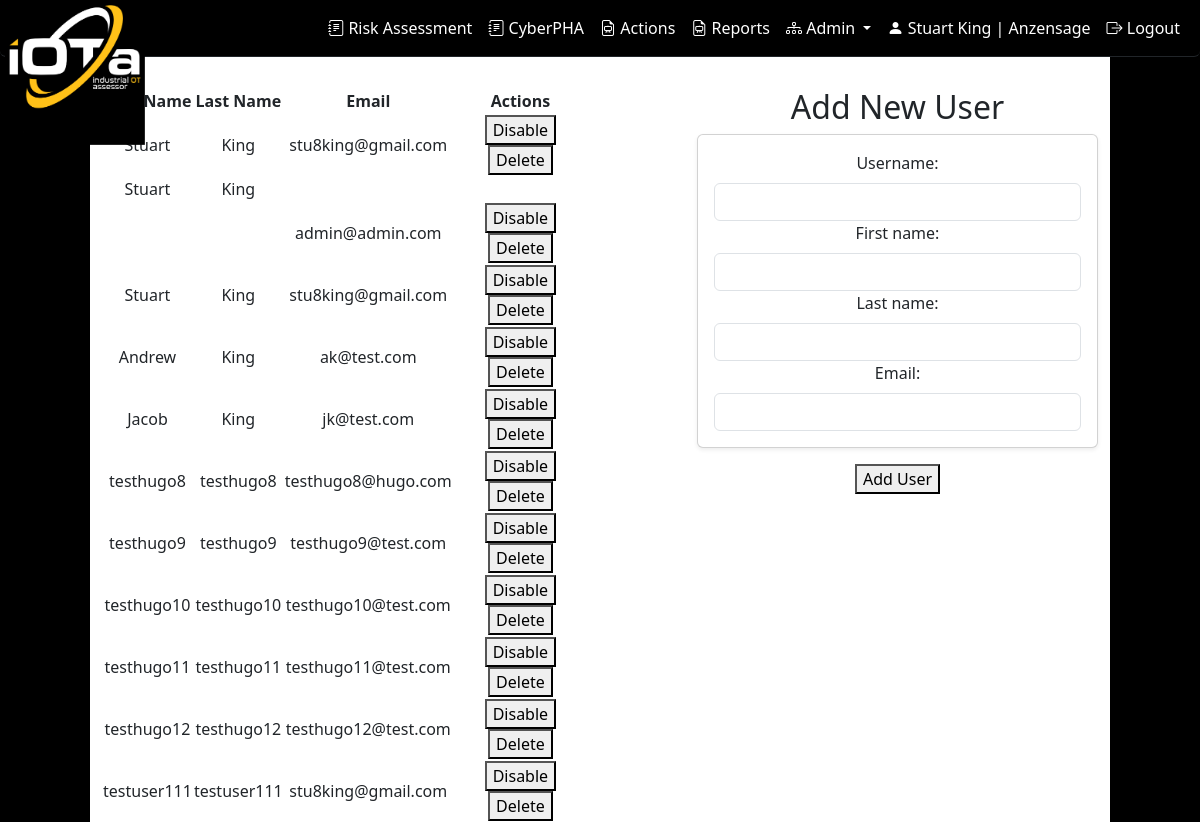
The page /OTRisk/admin_users/ (signed in) on the database as committed earlier.
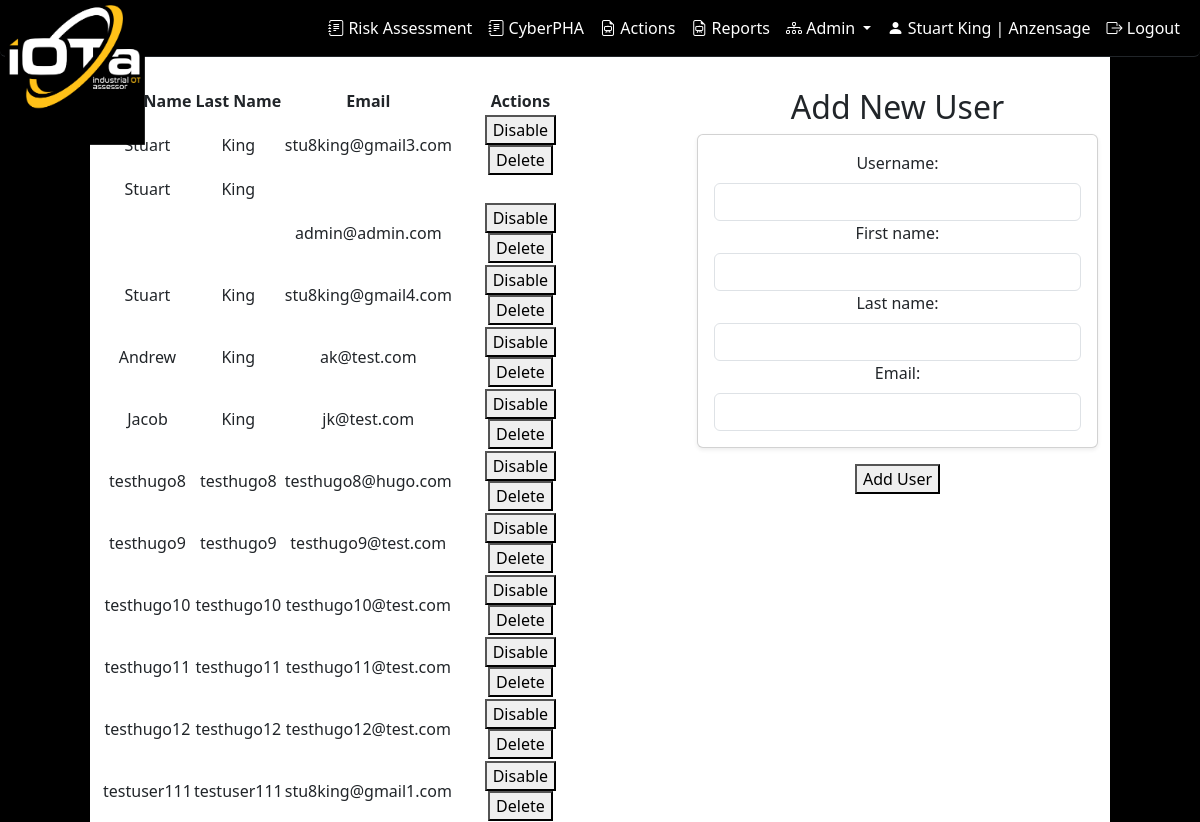
The same page on the database as committed later.
### accounts/models.py (models this page shows)
class UserProfile(models.Model):
    user = models.OneToOneField(User, on_delete=models.CASCADE)
    organization = models.ForeignKey(Organization, on_delete=models.CASCADE)
    must_change_password = models.BooleanField(default=True)
    class Meta:
        db_table = 'userprofile'
        managed = True

### OTRisk/views.py (the view)
# urls.py: path('admin_users/', views.admin_users, name='admin_users'),
@login_required
def admin_users(request):
    current_user_profile = UserProfile.objects.get(user=request.user)
    organization = current_user_profile.organization
    user_profiles = UserProfile.objects.filter(organization=organization)
    if request.method == 'POST':
        user_form = UserForm(request.POST)
        profile_form = UserProfileForm(request.POST)
        if user_form.is_valid() and profile_form.is_valid():
            password = generate_password()
            user = user_form.save(commit=False)
            user.set_password(password)  # Set the password correctly
            user.last_login = None  # Set last_login to Non
            user.save()
            current_user_profile = UserProfile.objects.get(user=request.user)
            organization = current_user_profile.organization
            UserProfile.objects.create(user=user, organization=organization)
            send_password_email(user.email, password)
            return redirect('/OTRisk/admin_users')
    else:
        user_form = UserForm()
        profile_form = UserProfileForm()
        current_user_profile = UserProfile.objects.get(user=request.user)
        organization = current_user_profile.organization
        user_profiles = UserProfile.objects.filter(organization=organization)
    return render(request, 'admin_users.html',
                  {'user_form': user_form, 'profile_form': profile_form, 'user_profiles': user_profiles})

### OTRisk/forms.py
class UserForm(forms.ModelForm):
    username = forms.CharField(widget=forms.TextInput(attrs={'class': 'form-control'}))
    first_name = forms.CharField(widget=forms.TextInput(attrs={'class': 'form-control'}))
    last_name = forms.CharField(widget=forms.TextInput(attrs={'class': 'form-control'}))
    email = forms.EmailField(widget=forms.EmailInput(attrs={'class': 'form-control'}))
    class Meta:
        model = User
        fields = ['username', 'first_name', 'last_name', 'email']

class UserProfileForm(forms.ModelForm):
    class Meta:
        model = UserProfile
        fields = []

### OTRisk/templates/OTRisk/admin_users.html (shortened to what this page needs)
{% extends "base.html" %}
{% block content %}
    <div class="row" style="height: 80px;">
</div>
<div class="row">
    <div class="col-md-10 bg-white" style="text-align: center"><h5></h5></div>
    <div class="col-md-1 bg-black"></div>
</div>
<div class="row">
<div class="col-md-1 bg-black"></div>
<div class = "col-md-10">
    <div class="row">
        <div class="col-md-6 bg-white" style="text-align: center">
            <table id="usersTable" class="display">
                <thead>
                    <tr>
                        <th>First Name</th>
                        <th>Last Name</th>
                        <th>Email</th>
                        <th>Actions</th>
                    </tr>
                </thead>
                <tbody>
                    {% for user_profile in user_profiles %}
                    <tr>
                        <td>{{ user_profile.user.first_name }}</td>
                        <td>{{ user_profile.user.last_name }}</td>
                        <td>{{ user_profile.user.email }}</td>
                        <td>
                            {% if user_profile.user.id != request.user.id %}
                                <button class="disable-btn" data-user-id="{{ user_profile.user.id }}">Disable</button>
                                <button class="delete-btn" data-user-id="{{ user_profile.user.id }}">Delete</button>
                            {% endif %}
                        </td>
                    </tr>
                    {% endfor %}
                </tbody>
            </table>
        </div>
        <div class="col-md-1 bg-white"></div>
        <div class="col-md-5 bg-white" style="text-align: center">
            {% if user.is_superuser %}
                <h2>Add New User</h2>
                    <form method="post">
                        <div class="card mb-3 shadow-sm">
                            <div class="card-body">
                                {{ user_form.username.label_tag }} {{ user_form.username }}
                                {{ user_form.first_name.label_tag }} {{ user_form.first_name }}
                                {{ user_form.last_name.label_tag }} {{ user_form.last_name }}
                                {{ user_form.email.label_tag }} {{ user_form.email }}
                            </div>
                        </div>
                        <button type="submit" id="submitButton">Add User</button>
                    </form>
            {% else %}
                <h2>Your Information</h2>
                <p>First Name: {{ user.first_name }}</p>
                <p>Last Name: {{ user.last_name }}</p>
                <p>Email: {{ user.email }}</p>
            {% endif %}
        </div>
    </div>
</div>
    <div class="col-md-1 bg-black"></div>
</div>
{% endblock %}

Rows that differ between the two databases and show on the page:
changed through a linked row, UserProfile: user.email "stu8king@gmail.com" → "stu8king@gmail3.com"
changed through a linked row, UserProfile: user.email "stu8king@gmail.com" → "stu8king@gmail4.com"
changed through a linked row, UserProfile "testuser111": user.email "stu8king@gmail.com" → "stu8king@gmail1.com"
